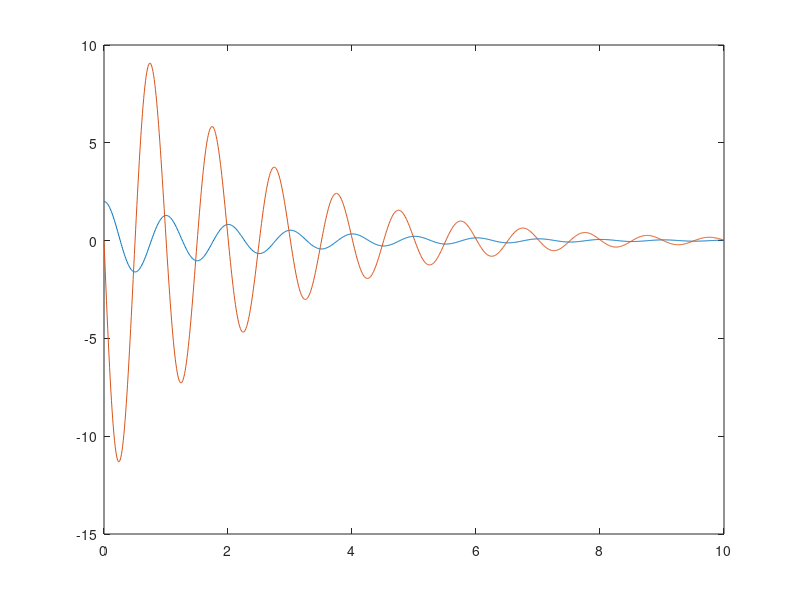

The MATLAB source for this figure:
clear all, close all, clc

w = 2*pi; % init vel
d = 0.07; % damping

A = [0 1; -w^2 -2*d*w];

dt = 0.01;
T = 10;

x0 = [2; 0];
[t,x] = ode45(@(t,x) A*x, 0:dt:T, x0);

figure
set(gcf,'Position',[2700 1200 800 600])
xlabel('Space, x')
plot(t,x)
